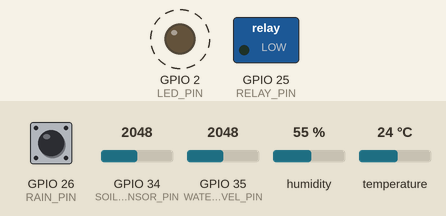
Recording of a sketch running on a simulated ESP32. Shown: switched loads named in the sketch (green lamp = pin HIGH), output pins drawn as LEDs (lit = HIGH). Dashed ring = blinking. The test bench sets the inputs (shaded band); at power-on: GPIO 26 (RAIN_PIN) HIGH, GPIO 34 (SOIL_SENSOR_PIN) = 2048, GPIO 35 (WATER_LEVEL_PIN) = 2048, humidity 55 %, temperature 24 °C. WiFi joins after 1.5 s; servers stay silent unless stated; uploads are accepted with an empty reply; what the sketch prints to the serial monitor is not drawn.

Above: at 2.0 s.
Timing chart, 0 to 4.8 s (numbered marks = the images above):
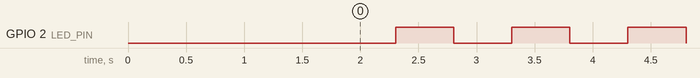

The sketch:

irrigation_correct_cod.ino
```cpp
#include <WiFi.h>
#include <HTTPClient.h>
#include <DHT.h>
#include <Ticker.h>

/********************  WIFI  ********************/
const char* ssid = "La_Fibre_dOrange_8BD2";
const char* pass = "20033002";

/********************  JAVA HTTP INGESTION (CHANGE IP)  ********************/
const char* SERVER_URL ="http://192.168.11.186:8080/api/readings";


/********************  DEVICE ID  ********************/
const char* DEVICE_ID = "esp32-01";

/********************  HARDWARE PINS (ESP32 GPIO)  ********************/
#define SOIL_SENSOR_PIN    34
#define WATER_LEVEL_PIN    35
#define RELAY_PIN          25
#define RAIN_PIN           26

#define DHT_PIN            33
#define DHT_TYPE           DHT11

#define LED_PIN            2

DHT dht(DHT_PIN, DHT_TYPE);

/********************  RAIN SENSOR  ********************/
// Most modules: LOW means raining
#define RAIN_ACTIVE_LOW 1
bool isRaining() {
  int v = digitalRead(RAIN_PIN);
  return (RAIN_ACTIVE_LOW ? (v == LOW) : (v == HIGH));
}

/********************  GLOBAL STATE  ********************/
Ticker tBlink, tSensors, tDht, tPost;

volatile bool pumpState = false;   // REAL relay state (applied from server command)

int moisturePct = 0;
int waterPct    = 0;
bool raining    = false;

float dhtHum  = NAN;
float dhtTemp = NAN;

/********************  BLINK  ********************/
void blinkLED() {
  static bool state = false;
  state = !state;
  digitalWrite(LED_PIN, state ? HIGH : LOW);
}

/********************  READ SENSORS ONLY (NO LOGIC)  ********************/
void readSensorsOnly() {
  int moistureRaw = analogRead(SOIL_SENSOR_PIN);
  moisturePct = map(moistureRaw, 4095, 0, 0, 100);
  moisturePct = constrain(moisturePct, 0, 100);

  int waterRaw = analogRead(WATER_LEVEL_PIN);
  waterPct = map(waterRaw, 0, 4095, 0, 100);
  waterPct = constrain(waterPct, 0, 100);

  raining = isRaining();
}

/********************  READ DHT  ********************/
void readDHT() {
  float h = dht.readHumidity();
  float t = dht.readTemperature();
  if (!isnan(h)) dhtHum = h;
  if (!isnan(t)) dhtTemp = t;
}

/********************  APPLY PUMP COMMAND  ********************/
void applyPumpCmd(bool on) {
  pumpState = on;
  digitalWrite(RELAY_PIN, pumpState ? HIGH : LOW);
}

/********************  SUPER SIMPLE JSON PARSER (pump_cmd only)  ********************/
/*
  Expected server response examples:
    {"status":"ok","pump_cmd":true}
    {"pump_cmd":false}
  If pump_cmd not present, we do nothing (keep current state).
*/
bool tryParsePumpCmd(const String& body, bool &outCmd) {
  int k = body.indexOf("\"pump_cmd\"");
  if (k < 0) return false;

  int colon = body.indexOf(':', k);
  if (colon < 0) return false;

  // Skip spaces
  int i = colon + 1;
  while (i < (int)body.length() && (body[i] == ' ' || body[i] == '\n' || body[i] == '\r' || body[i] == '\t')) i++;

  if (body.startsWith("true", i))  { outCmd = true;  return true; }
  if (body.startsWith("false", i)) { outCmd = false; return true; }

  return false;
}

/********************  POST JSON TO JAVA SERVER  ********************/
void postReadings() {
  if (WiFi.status() != WL_CONNECTED) {
    Serial.println("[HTTP] WiFi not connected, skip POST");
    return;
  }

  HTTPClient http;
  http.begin(SERVER_URL);
  http.addHeader("Content-Type", "application/json");

  // IMPORTANT: request keys must remain EXACTLY as agreed
  String json = "{";
  json += "\"device\":\"" + String(DEVICE_ID) + "\",";
  json += "\"soil\":" + String(moisturePct) + ",";
  json += "\"water_tank\":" + String(waterPct) + ",";
  json += "\"raining\":" + String(raining ? "true" : "false") + ",";
  json += "\"pump\":" + String(pumpState ? "true" : "false") + ",";
  json += "\"temp_c\":" + (isnan(dhtTemp) ? "null" : String(dhtTemp, 1)) + ",";
  json += "\"humidity\":" + (isnan(dhtHum) ? "null" : String(dhtHum, 1));
  json += "}";

  int code = http.POST(json);

  Serial.print("[HTTP] code="); Serial.println(code);

  if (code > 0) {
    String body = http.getString();
    Serial.print("[HTTP] response: "); Serial.println(body);

    bool cmd;
    if (tryParsePumpCmd(body, cmd)) {
      Serial.print("[CMD] pump_cmd parsed = ");
      Serial.println(cmd ? "true" : "false");
      applyPumpCmd(cmd);
    } else {
      Serial.println("[CMD] no pump_cmd in response (keeping current pump state)");
    }
  } else {
    Serial.println("[HTTP] POST failed");
  }

  http.end();
}

/********************  SETUP + LOOP  ********************/
void setup() {
  Serial.begin(115200);
  delay(300);

  pinMode(LED_PIN, OUTPUT);
  digitalWrite(LED_PIN, LOW);

  pinMode(RELAY_PIN, OUTPUT);
  applyPumpCmd(false); // safe default OFF at boot

  pinMode(RAIN_PIN, INPUT_PULLUP);

  dht.begin();

  Serial.println("Connecting WiFi...");
  WiFi.begin(ssid, pass);
  while (WiFi.status() != WL_CONNECTED) {
    delay(300);
    Serial.print(".");
  }
  Serial.println("\nWiFi connected!");
  Serial.print("ESP IP: ");
  Serial.println(WiFi.localIP());

  // Timers (same rhythm)
  tBlink.attach(0.5, blinkLED);
  tSensors.attach(3.0, readSensorsOnly);
  tDht.attach(5.0, readDHT);
  tPost.attach(5.0, postReadings);
}

void loop() {
  // Ticker does the work
}
```

Measured:
- by itself, GPIO 2 (LED_PIN): alternates HIGH for 0.50 s and LOW for 0.50 s
